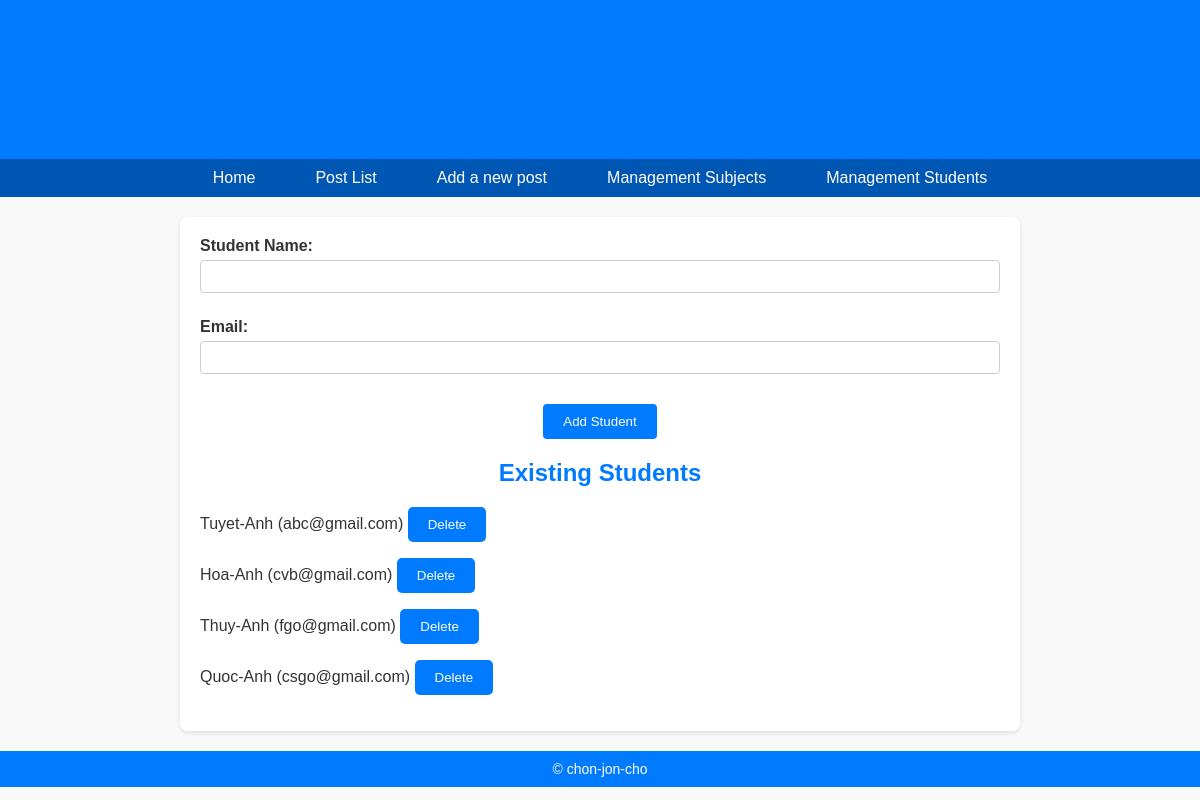
/coursework/addstudent.php, run on the app's committed database.
### tables this page shows
CREATE TABLE `student` (
  `id` int(11) NOT NULL,
  `student_name` varchar(255) DEFAULT NULL,
  `email` varchar(255) DEFAULT NULL
);

### coursework/addstudent.php (called while the page is built, shortened)
<?php
if (isset($_POST['student_name']) && isset($_POST['email'])) {
    try {
        include 'includes/DatabaseConnection.php';
        include 'includes/DatabaseFunction.php';
        addStudent($pdo, $_POST['student_name'], $_POST['email']);
        header('location: addstudent.php');
        exit;
    } catch (PDOException $e) {
        $title = 'An error has occurred';
        $output = 'Database error: ' . $e->getMessage();
    }
} else {
    include 'includes/DatabaseConnection.php';
    include 'includes/DatabaseFunction.php';
    $students = allStudent($pdo);
    include 'templates/managestudent.html.php';
}
include 'templates/layout.html.php';

### coursework/includes/DatabaseFunction.php (called while the page is built, shortened)
<?php
function query($pdo, $sql, $parameters =[]){
    $query = $pdo->prepare($sql);
    $query->execute($parameters);
    return $query;
}
function allStudent($pdo) {
    $authors = query($pdo, 'SELECT * FROM student');
    return $authors->fetchAll();
}
?>

### coursework/templates/managestudent.html.php (the view, shortened to what this page needs)
<form action="addstudent.php" method="post" enctype="multipart/form-data">
    <div style="margin-bottom: 15px;">
        <label for="student_name" style="display: block; font-weight: bold; margin-bottom: 5px;">Student Name:</label>
        <input type="text" name="student_name" id="student_name" style="width: 100%; padding: 8px; border: 1px solid #ccc; border-radius: 4px;" required>
        <label for="email" style="display: block; font-weight: bold; margin-bottom: 5px; margin-top: 10px;">Email:</label>
        <input type="email" name="email" id="email" style="width: 100%; padding: 8px; border: 1px solid #ccc; border-radius: 4px;" required>
    </div>
    <div style="text-align: center;">
        <input type="submit" name="submit" value="Add Student" style="padding: 10px 20px; background-color: #007BFF; color: white; border: none; border-radius: 4px; cursor: pointer;">
    </div>
</form>
<h2>Existing Students</h2>
<?php foreach ($students as $student): ?>
    <form action="removestudent.php" method="post" style="margin-bottom: 10px;">
        <p>
            <?= htmlspecialchars($student['student_name'], ENT_QUOTES, 'UTF-8'); ?> (<?= htmlspecialchars($student['email'], ENT_QUOTES, 'UTF-8'); ?>)
            <input type="submit" value="Delete">
        </p>
    </form>
<?php endforeach; ?>

### coursework/media.css (style rules this page uses)
body { font-family: Arial, sans-serif; margin: 0; padding: 0; background-color: #f9f9f9; color: #333; }
h1, h2, h3 { color: #007BFF; text-align: center; }
p { line-height: 1.6; }
form { margin-bottom: 20px; }
form label { display: block; font-weight: bold; margin-bottom: 5px; }
form input[type="text"], form input[type="email"], form input[type="password"], form textarea, form select { width: 100%; padding: 10px; margin-bottom: 15px; border: 1px solid #ccc; border-radius: 5px; box-sizing: border-box; }
form button, form input[type="submit"] { background-color: #007BFF; color: white; border: none; padding: 10px 20px; border-radius: 5px; cursor: pointer; transition: background-color 0.3s ease; }

### data on the page
student: student_name "Tuyet-Anh", email "abc@gmail.com"
student: student_name "Hoa-Anh", email "cvb@gmail.com"
student: student_name "Thuy-Anh", email "fgo@gmail.com"
student: student_name "Quoc-Anh", email "csgo@gmail.com"
